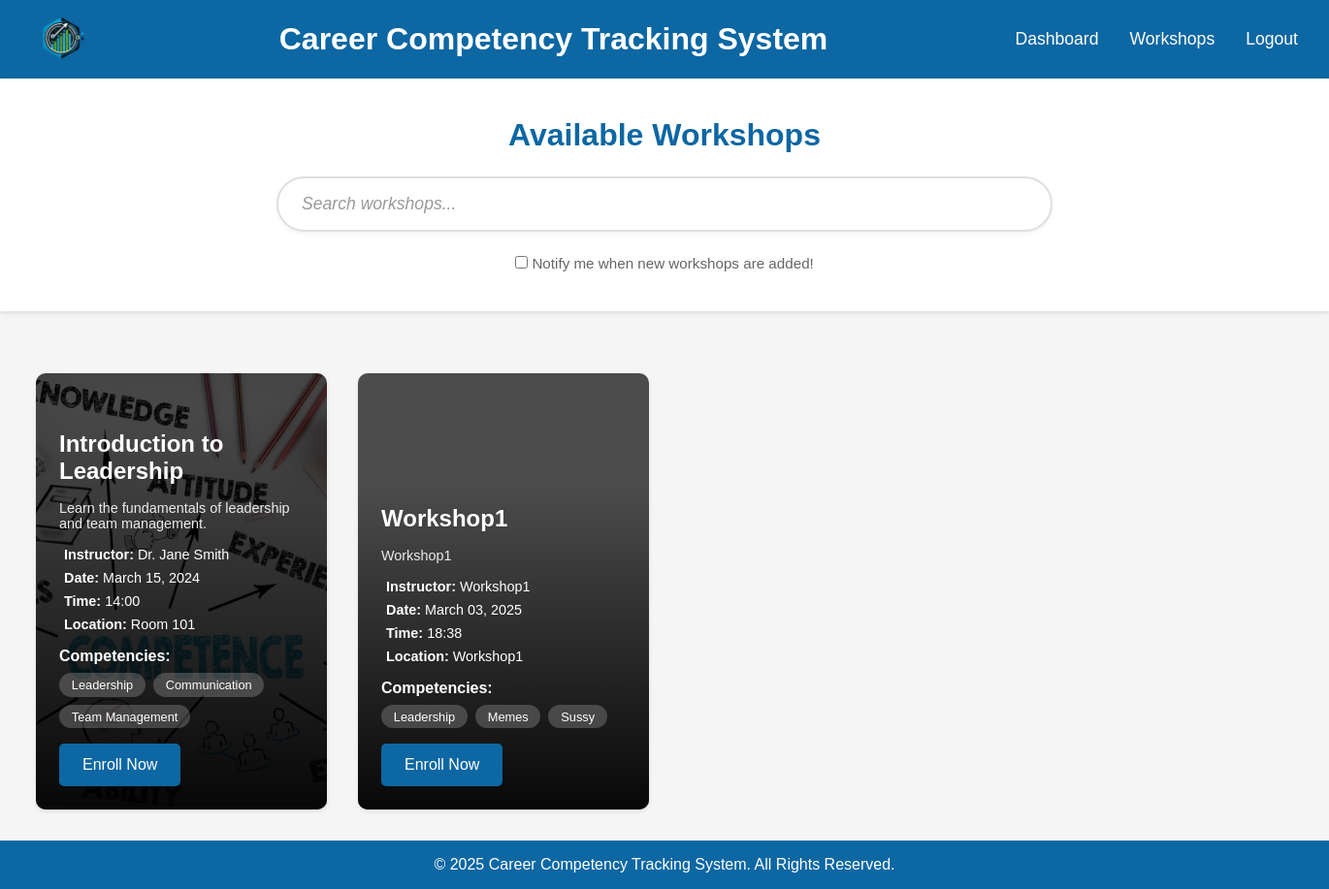
The page /workshops (signed in) on the database as committed earlier.
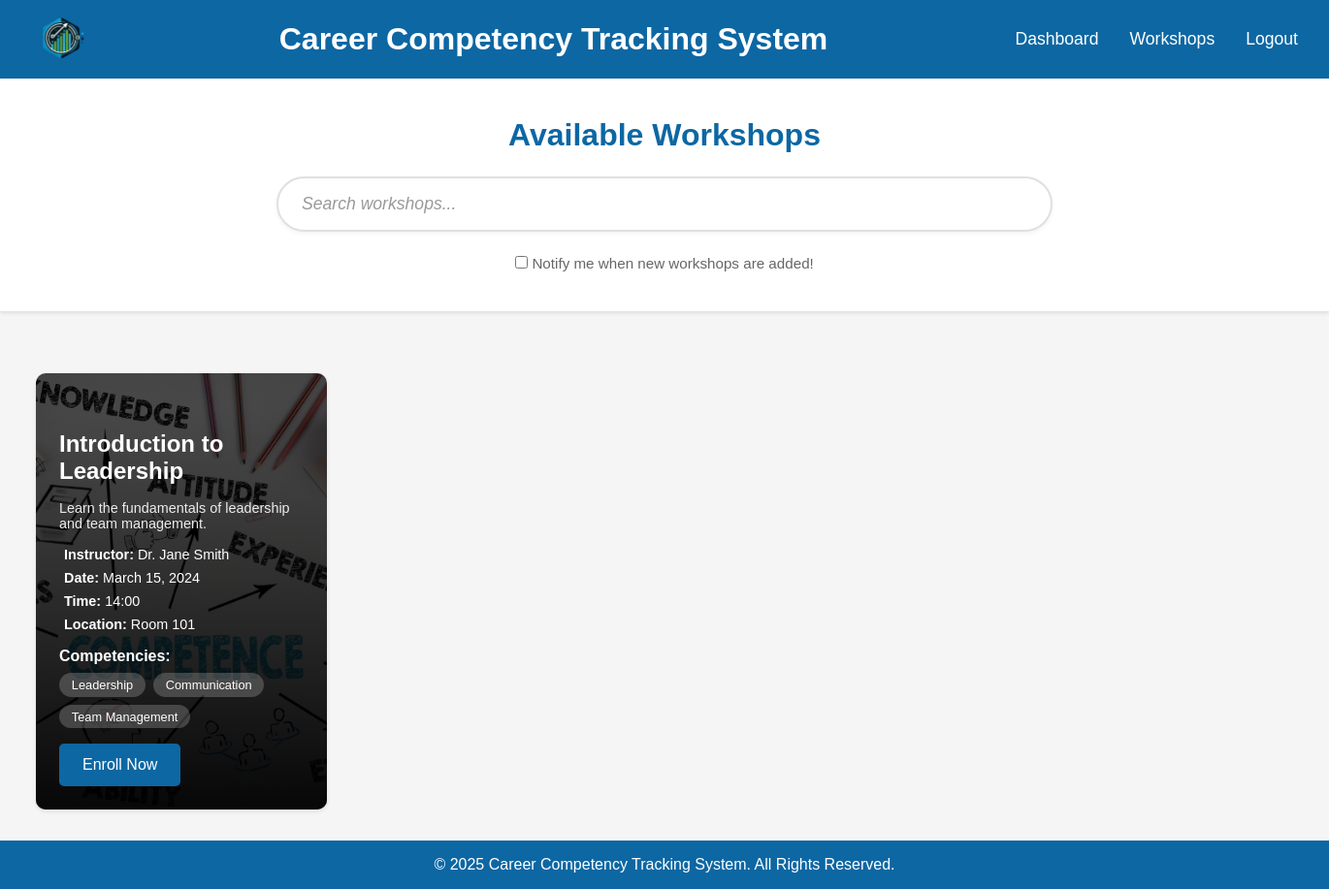
The same page on the database as committed later.
### App/models/workshop.py (models this page shows, shortened)
class Workshop(db.Model):
    __tablename__ = 'workshops'
    id = db.Column(db.Integer, primary_key=True)
    workshopID = db.Column(db.String(10), unique=True, nullable=False)
    workshopName = db.Column(db.String(100), nullable=False)
    workshopDescription = db.Column(db.Text)
    workshopDate = db.Column(db.Date, nullable=False)
    workshopTime = db.Column(db.String(10), nullable=False)
    instructor = db.Column(db.String(100))
    location = db.Column(db.String(100))
    image_path = db.Column(db.String(200))
    created_at = db.Column(db.DateTime, default=datetime.utcnow)
    _competencies = db.Column('competencies', db.JSON, default=list)
    enrollments = db.relationship('Enrollment', back_populates='workshop', lazy=True, cascade='all, delete-orphan')
    @property
    def competencies(self):
        try:
            if self._competencies is None:
                self._competencies = []
                flag_modified(self, '_competencies')
                db.session.add(self)
                db.session.commit()
            return self._competencies if isinstance(self._competencies, list) else []
        except Exception as e:
            print(f"Error accessing competencies: {str(e)}")
            return []

### App/views/dashboard.py (the view, shortened to what this page needs)
@dashboard_views.route('/workshops')
@login_required
def workshops():
    search_query = request.args.get('search', '').strip().lower()
    print("Accessing workshops route with search query:", search_query)
    try:
        all_workshops = Workshop.query.all()
        print(f"Retrieved {len(all_workshops)} workshops from database")
        for workshop in all_workshops:
            if workshop._competencies is None:
                workshop._competencies = []
                db.session.add(workshop)
        print(f"Returning {len(all_workshops)} workshops after filtering")
        if request.headers.get('X-Requested-With') == 'XMLHttpRequest':
            return render_template('Html/workshops_list.html',
                                workshops=all_workshops,
                                search_query=search_query)
        return render_template('Html/studentsAvailableWorkshops.html',
                             workshops=all_workshops,
                             search_query=search_query)
    except Exception as e:
        print(f"Error in workshops route: {str(e)}")
        import traceback
        print("Full traceback:")
        traceback.print_exc()
        db.session.rollback()
        flash('Error loading workshops. Please try again.', 'error')
        return redirect(url_for('dashboard_views.dashboard'))

### App/templates/Html/studentsAvailableWorkshops.html (shortened to what this page needs)
<!DOCTYPE html>
<html lang="en">
<head>
    <link rel="stylesheet" href="{{ url_for('static', filename='Css/studentsAvailableWorkshops.css') }}">
</head>
<body>
    <header>
        <div class="logo">
            <img src="{{ url_for('static', filename='Images/logo.png') }}" alt="Logo">
        </div>
        <h1>Career Competency Tracking System</h1>
        <nav>
            <ul>
                <li><a href="{{ url_for('dashboard_views.dashboard') }}">Dashboard</a></li>
                <li><a href="{{ url_for('dashboard_views.workshops') }}">Workshops</a></li>
                <li><a href="{{ url_for('auth_views.logout_action') }}">Logout</a></li>
            </ul>
        </nav>
    </header>
    <section class="search-section">
        <h2>Available Workshops</h2>
        <div class="search-container">
            <input type="text"
                   id="workshop-search"
                   name="search"
                   placeholder="Search workshops..."
                   value="{{ search_query }}"
                   oninput="debounceSearch(this.value)">
        </div>
        <label class="notify-checkbox">
            <input type="checkbox"> Notify me when new workshops are added!
        </label>
    </section>
    <section class="workshops-container">
        {% for workshop in workshops %}
        <div class="workshop-card" {% if workshop.image_path %}style="background-image: linear-gradient(rgba(0, 0, 0, 0.7), rgba(0, 0, 0, 0.7)), url('{{ url_for('static', filename=workshop.image_path) }}');"{% endif %}>
            <div class="workshop-content">
                <h3>{{ workshop.workshopName }}</h3>
                <p class="workshop-description">{{ workshop.workshopDescription }}</p>
                <div class="workshop-details">
                    <p> <strong>Instructor:</strong> {{ workshop.instructor }}</p>
                    <p> <strong>Date:</strong> {{ workshop.workshopDate.strftime('%B %d, %Y') }}</p>
                    <p> <strong>Time:</strong> {{ workshop.workshopTime }}</p>
                    <p> <strong>Location:</strong> {{ workshop.location }}</p>
                </div>
                {% if workshop.competencies %}
                <div class="competencies">
                    <h4>Competencies:</h4>
                    <div class="tags">
                        {% for competency in workshop.competencies %}
                        <span class="tag">{{ competency }}</span>
                        {% endfor %}
                    </div>
                </div>
                {% endif %}
                <a href="{{ url_for('dashboard_views.enroll_workshop', workshop_id=workshop.id) }}" class="enroll-button">Enroll Now</a>
            </div>
        </div>
        {% endfor %}
    </section>
    <footer>
        <p>&copy; 2025 Career Competency Tracking System. All Rights Reserved.</p>
    </footer>
</body>
</html>

Rows that differ between the two databases and show on the page:
removed Workshop: workshopName "Workshop1", workshopDescription "Workshop1", instructor "Workshop1", workshopDate "March 03, 2025", workshopTime "18:38", location "Workshop1", competencies "Leadership" "Memes" "Sussy"
